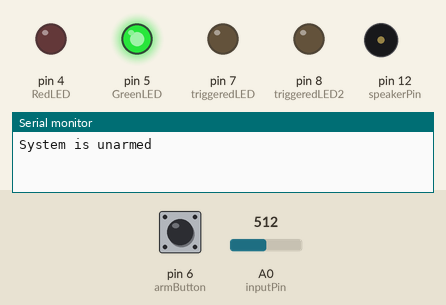
This sketch was run on a simulated Arduino Uno, built with avr-gcc and run on an emulated ATmega328P. Shown: output pins drawn as LEDs (lit = HIGH), buzzer (waves = sounding), the last lines printed to the serial monitor. Inputs (shaded band) come from the test bench; at power-on: pin 6 (armButton) LOW, A0 (inputPin) = 512.

Above: at 3.5 s.
3.6 s: pin 6 (armButton) pulled HIGH for 0.15 s
At 3.93 s:
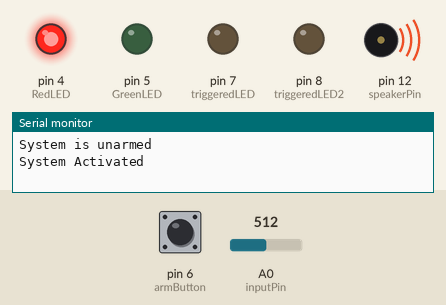
At 5.0 s:
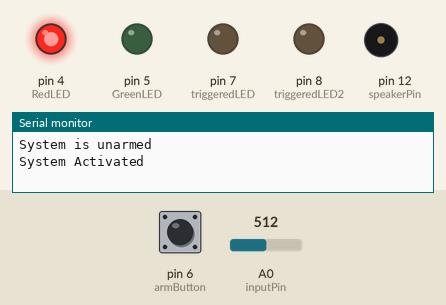
5.5 s: A0 (inputPin) set to 477
7.0 s: A0 (inputPin) set to 445
Timing chart, 0 to 7.3 s (numbered marks = the images above; inputs shaded):
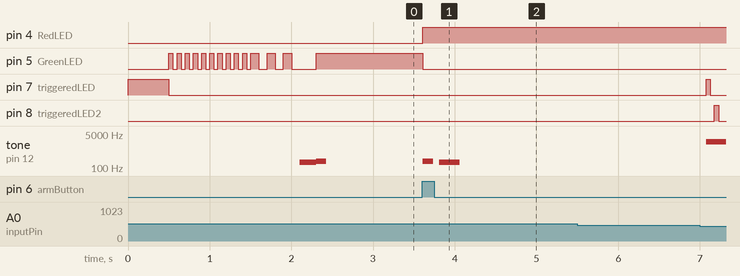

Measured:
- after the input at 3.6 s, pin 4 (RedLED): LOW → HIGH at once; pin 5 (GreenLED): HIGH → LOW at once; tone on pin 12 (speakerPin): silent → 220 Hz at once, → silent 0.13 s later, → 196 Hz 0.08 s later, → silent 0.25 s later

The sketch:

Tutorial_9+10+11.ino
```cpp
 /*
Tutorial 9 + 10 Home Security System
Jakob Kay Parpart
GHS 2021/2022
Electrical Engineering Honors
Coach L.
This program makes use of a laser, photoresistor, piezo and 4 LEDs and a button.
The button has 3 states, on, reset, and off.
There are two LED's to let you know whether the system is armed or disarmed.
Once you turn on the system, the laser will shine at the photoresistor.
Once the beam is interrupted by something passing by, the piezo will sound and the LED's will blink.
To turn off the piezo and lights you simply press the button once to reset the system.
Board Setup:
DIO 4-> Red LED
330ohm resistor from ground to negative leg of Red LED
DIO 5-> Green LED
330 ohm resistor from GND to negative leg of Green LED
DIO 6 -> positive side of button
DIO 7 -> Blue LED
330 ohm resistor from GND to negative leg of Blue LED
DIO 8 -> Red LED
330 ohm resistor from GND to negative leg of Red LED
GND strip -> negative side of piezo
DIO 12 -> positive of piezo
A0 -> photoresistor
GND -> 330 ohm resistor -> photoresistor
positive strip -> photoresistor
GND strip -> negative pin of laser
3.3V pin -> positive pin of laser
*/
const int triggeredLED = 7; //declare led pin (red)
const int triggeredLED2 = 8; //declare led pin (blue)
const int RedLED = 4; //declare led pin
const int GreenLED = 5; //declare led pin
const int inputPin = A0; //declare analog pin
const int speakerPin = 12; //declare piezo pin
const int armButton = 6; //declare push button

boolean isArmed = true; //arm the system
boolean isTriggered = false; //trigger the system
int buttonVal = 0; //button value
int prev_buttonVal = 0; //button value
int reading = 0; //reading value
int threshold = 0; //threshold value


const int lowrange = 2000; //piezo frequency (lowrange)
const int highrange = 4000; //piezo frequency (highrange)

void setup(){ //setup function

  Serial.begin(9600);
  pinMode(triggeredLED, OUTPUT); //set led as output (red)
  pinMode(triggeredLED2, OUTPUT); //set led as output (blue)
  pinMode(RedLED, OUTPUT); //set red led as output
  pinMode(GreenLED, OUTPUT); //set green led as output
  pinMode(armButton, INPUT); //button that arms the system
  digitalWrite(triggeredLED, HIGH); //red led on
  delay(500); // 500ms delay
  digitalWrite(triggeredLED, LOW); //red led low

   calibrate(); //calibrates the system
   setArmedState(); //determines whether the system is armed or not
} //end of setup

void loop(){ //start of loop


  reading = analogRead(inputPin); //sets analog as input pin


  int buttonVal = digitalRead(armButton); //digital read arm button
  if ((buttonVal == HIGH) && (prev_buttonVal == LOW)){ //
    setArmedState();
    delay(500);
  }

  if ((isArmed) && (reading < threshold)){ //if its armed and reading below threshold
    isTriggered = true;
    Serial.println("INTRUDER ALERT"); //serial monitor printout
  } //it will trigger

  if (isTriggered){ //if statement

     for (int i = lowrange; i <= highrange; i++) //for loop
    { //start of for
      tone (speakerPin, i, 250); //play note
    } //end of for

    for (int i = highrange; i >= lowrange; i--) //for loop
    { //start of for
      tone (speakerPin, i, 250); //play note
    } //end of for


    digitalWrite(triggeredLED, HIGH); //red led high
    delay(50); //50ms delay
    digitalWrite(triggeredLED, LOW); //red led low
    delay (50); //50ms delay
    digitalWrite(triggeredLED2, HIGH); //blue led high
    delay (50); // 50ms delay
    digitalWrite(triggeredLED2, LOW); //blue led low
    delay (50); //50ms delay
    } //end of for

  delay(20); //20ms delay
} //end of if loop

void setArmedState(){ //start of void

  if (isArmed){ //start of if
    digitalWrite(GreenLED, HIGH); //green led high
    digitalWrite(RedLED, LOW); //red led low
    isTriggered = false; //not triggered
    isArmed = false; //not armed
    Serial.println("System is unarmed"); //serial monitor printout
  } else { //else statement
    digitalWrite(GreenLED, LOW); //green led low
    digitalWrite(RedLED, HIGH); //red led high
    tone(speakerPin, 220, 125); //play tone
    delay(200); //200ms delay
    tone(speakerPin, 196, 250); //play tone
    Serial.println("System Activated"); //serial monitor printout
    isArmed = true; //is armed
  } //end of if
} //end of else

void calibrate(){ //calibrate

  int sample = 0; //set sample
  int baseline = 0; //set baseline
  const int min_diff = 200; //difference
  const int sensitivity = 50; //baseline value
  int success_count = 0; //count

  digitalWrite(RedLED, LOW); //red led low
  digitalWrite(GreenLED, LOW); //green led low

  for (int i=0; i<10; i++){ //for loop
    sample += analogRead(inputPin); //analog read input
    digitalWrite(GreenLED, HIGH); //green high
    delay (50); //50ms delay
    digitalWrite(GreenLED, LOW); //green led low
    delay (50); //50ms delay
  } //end of for loop

  do //do this:
  { //start of do
    sample = analogRead(inputPin); //analog read input

    if (sample > baseline + min_diff){ //start of if
      success_count++; //success counter
      threshold += sample; //keeps track of samples

      digitalWrite(GreenLED, HIGH); //green led high
      delay (100); //100ms delay
      digitalWrite(GreenLED, LOW); //green led low
      delay (100); //100ms delay
    } else { //start of else
      success_count = 0; //success count
      threshold = 0; //threshold count
    } //end of else

  } while (success_count < 3); //start of while loop

  threshold = (threshold/3) - sensitivity; //divide threshold by 3

  tone(speakerPin, 196, 250); //play tone
  delay(200); //200ms delay
  tone(speakerPin, 220, 125); //play tone
} //end of while
```

Tutorial_5_Runway_LEDs.cpp
```cpp
/****************************************************************************************************************************************************************************
Tutorial 5 Modified Runway Array                                                                                                                                           **
Jakob Parpart                                                                                                                                                              **
GHS 2021/2022                                                                                                                                                              **
Electrical Engineering Honors                                                                                                                                              **
Coach L.                                                                                                                                                                   **
This program makes use of 10 LEDS total. Along with a potentiometer.                                                                                                       **
3 red LEDS, 3 yellow LEDS, 3 green LEDS and one blue LED                                                                                                                   **
Twisting the potentiometer will turn on the leds in order from the 1st red LED to the last green one.                                                                      **
When the potentiometer is turned to max all the LEDS will b on along with the blue one.                                                                                    **
The blue LED is just to show that the potentiometer is turned all the way.                                                                                                 **
                                                                                                                                                                           **
Board Setup:                                                                                                                                                               **
DIO -> 330ohm Resistor -> Red LED                                                                                                                                          **
DIO -> 330ohm Resistor -> Red LED                                                                                                                                          **
DIO -> 330ohm Resistor -> Red LED                                                                                                                                          **
DIO -> 330ohm Resistor -> Yellow LED                                                                                                                                       **
DIO -> 330ohm Resistor -> Yellow LED                                                                                                                                       **
DIO -> 330ohm Resistor -> Yellow LED                                                                                                                                       **
DIO -> 330ohm Resistor -> Green LED                                                                                                                                        **
DIO -> 330ohm Resistor -> Green LED                                                                                                                                        **
DIO -> 330ohm Resistor -> Green LED                                                                                                                                        **
DIO -> 330ohm Resistor -> Blue LED (to show max)                                                                                                                           **
                                                                                                                                                                           **
GND -> Ground strip on Breadboard                                                                                                                                          **
GND -> Ground leg of Potentiometer                                                                                                                                         **
5V -> Positive leg of Potentiometer                                                                                                                                        **
A0 -> Analog leg of LED                                                                                                                                                    **
                                                                                                                                                                           **
*Note*                                                                                                                                                                     **
I used the 5V pin instead of the 3.3V because the 3.3V didn't have nearly enough power                                                                                     **
to light all 10 LEDs, it would only light the red and yellows leaving the green and blues                                                                                  **
with no power.                                                                                                                                                             **
****************************************************************************************************************************************************************************/


const int analogPin = A0;   // the pin that the potentiometer is attached to
const int ledCount = 10;    // the number of LEDs in the bar graph

int ledPins[] = { //declares each pin to an LED
 2, 3, 4, 5, 6, 7, 8, 9, 10, 11 // an array of pin numbers to which LEDs are attached
};   // end of LED pin declaration

void setup() { //beginning of setup
  Serial.begin(9600); //start serial monitor
  while(!Serial); //wait till usb device is recognized
  for (int led : ledPins) { // loop over the pin array and set them all to output:
    pinMode(led, OUTPUT);// setting the pinmode as output
  }//end of for loop
  //Serial.println("End of Setup"); //serial print for end of setup
}// end of void setup

void loop() { //beginning of void loop
  // read the potentiometer:
  int sensorReading = analogRead(analogPin); //potentiometer analog pin setup
  // map the result to a range from 0 to the number of LEDs:
  int ledLevel = map(sensorReading, 0, 1023, 0, ledCount); //setting potentiometer reading to 0-1023

  // loop over the LED array:
  for (int thisLed = 0; thisLed < ledCount; thisLed++) { //start of for loop
    // if the array element's index is less than ledLevel,
    // turn the pin for this element on:
    if (thisLed < ledLevel) { //start of if statement
      digitalWrite(ledPins[thisLed], HIGH); //setting LED to high

    }//end of if statement

    else {// start of else statement
      digitalWrite(ledPins[thisLed], LOW); // turn off all pins higher than the ledLevel:
    } //end of else

  } //end of for loop
    Serial.print("led Level = "); //serial monitor printout
    Serial.println(ledLevel); //printing out LED level
}//end of whole program
```
